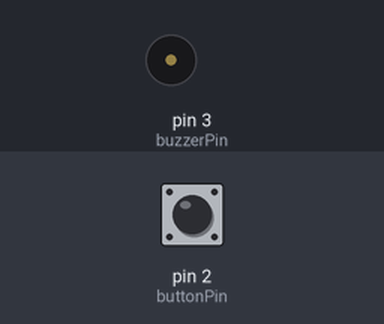
The sketch below on a simulated Arduino Uno, built with avr-gcc and run on an emulated ATmega328P. On the bench: buzzer (waves = sounding, pin HIGH). The test bench sets the inputs (shaded band); at power-on: pin 2 (buttonPin) HIGH. The modem accepts every AT command (registered, SIM ready, sends succeed) and sends nothing else; what the sketch prints to the serial monitor is not drawn.

Above: at 1.2 s.
1.3 s: pin 2 (buttonPin) pulled LOW for 0.15 s
At 1.8 s:
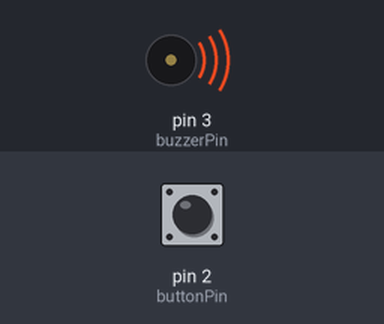
Timing chart, 0 to 4.8 s (numbered marks = the images above; inputs shaded):
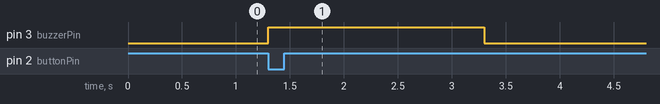

The sketch:

sos_device.ino
```cpp
#include <SoftwareSerial.h>

// --- Pins ---
int buttonPin = 2;
int buzzerPin = 3;

// --- GSM Module ---
SoftwareSerial sim800(7, 8); // RX, TX

// --- GPS Module ---
SoftwareSerial gps(4, 5);    // RX, TX

void setup() {
  pinMode(buttonPin, INPUT_PULLUP);
  pinMode(buzzerPin, OUTPUT);

  Serial.begin(9600);
  sim800.begin(9600);
  gps.begin(9600);

  Serial.println("SOS Device Ready...");
}

void loop() {
  if (digitalRead(buttonPin) == LOW) {
    triggerSOS();
  }
}

void triggerSOS() {
  // Step 1: buzzer ON
  digitalWrite(buzzerPin, HIGH);
  delay(2000);
  digitalWrite(buzzerPin, LOW);

  // Step 2: get location (dummy for now)
  String latitude = "28.7041";
  String longitude = "77.1025";
  String locationURL = "https://maps.google.com/?q=" + latitude + "," + longitude;

  // Step 3: send SMS
  sendSMS(locationURL);

  delay(10000); // wait 10 seconds before allowing another alert
}

void sendSMS(String location) {
  sim800.println("AT+CMGF=1"); // text mode
  delay(500);
  sim800.println("AT+CMGS=\"+911234567890\""); // replace with parent’s number
  delay(500);
  sim800.print("SOS ALERT! Need help. Location: ");
  sim800.println(location);
  delay(500);
  sim800.write(26); // Ctrl+Z to send
  delay(1000);

  Serial.println("SOS Alert Sent: " + location);
}
```

Measured:
- after the input at 1.3 s, pin 3 (buzzerPin): LOW → HIGH at once, → LOW 2.0 s later
